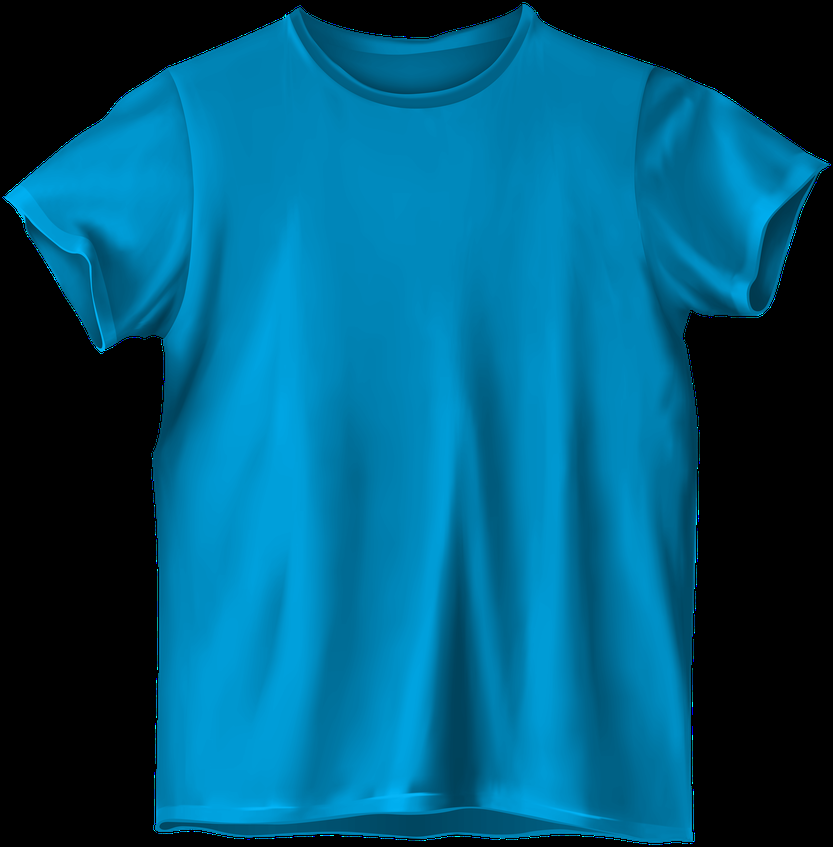
#> input picture shirt.png, 833 x 847 px, shrunk from 5903 x 6000 before the run
$ python some.py
#> lines starting #> are read from the running program, lines starting #| are printed output that depends on the picture; after the words box and inside, x2 and y2 are one past the last pixel; in counts of white or black regions, pixels touching at a corner belong together
import cv2
import numpy as np
from sklearn.cluster import KMeans
from skimage import measure
import svgwrite

# Load the image with transparency (RGBA)
image = cv2.imread('shirt.png', cv2.IMREAD_UNCHANGED)
#> image is the input picture: shape (847, 833, 4); mean B, G, R, A 118.2, 85.9, 0, 170.3

# Convert the image to RGB and remove alpha channel (since it's a transparent PNG)
image_rgb = cv2.cvtColor(image, cv2.COLOR_BGRA2RGB)

# Reshape the image to a list of pixels
pixels = image_rgb.reshape((-1, 3))

# Apply K-means clustering to reduce the number of colors (e.g., 10 colors)
num_colors = 10
kmeans = KMeans(n_clusters=num_colors, random_state=0).fit(pixels)

# Get the RGB values of the cluster centers (dominant colors)
dominant_colors = kmeans.cluster_centers_.astype(int)
#> dominant_colors = [[0, 0, 0], [0, 132, 181], [0, 87, 120], [0, 154, 212], [0, 101, 138], [0, 111, 154], [0, 140, 193], [0, 71, 98], [0, 123, 169], [0, 0, 255]]

# Recreate the image using the clustered colors
quantized_image = kmeans.cluster_centers_[kmeans.labels_].reshape(image_rgb.shape).astype(np.uint8)

# Convert the quantized image to grayscale and threshold for segmentation
gray_image = cv2.cvtColor(quantized_image, cv2.COLOR_RGB2GRAY)
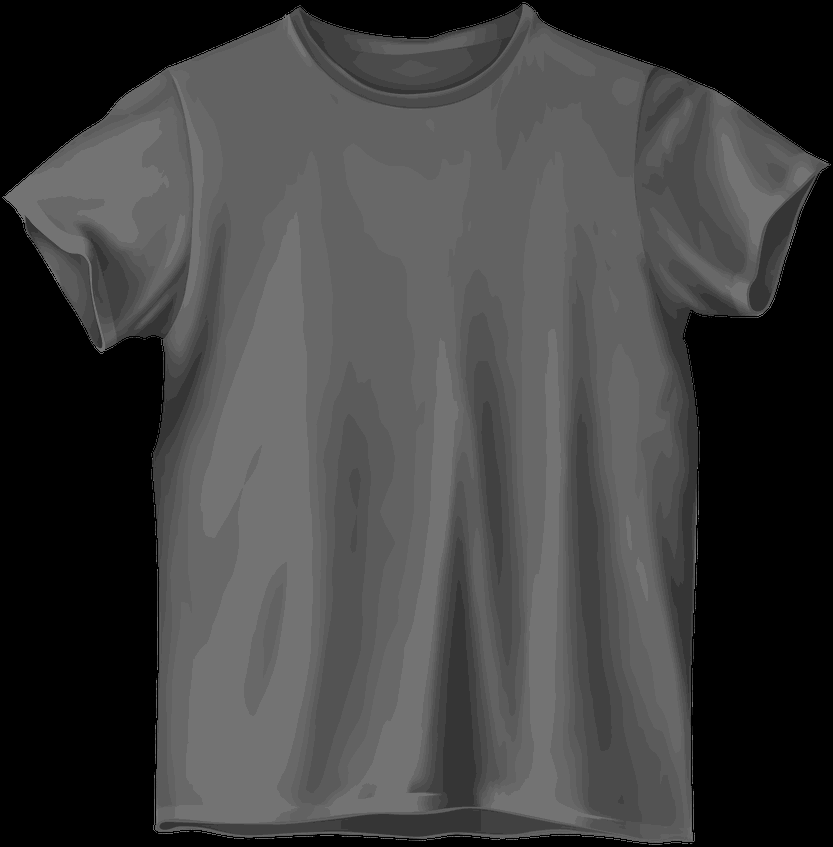
#> gray_image: shape (847, 833); min 0, max 115, mean 63.7
_, binary_image = cv2.threshold(gray_image, 1, 255, cv2.THRESH_BINARY)
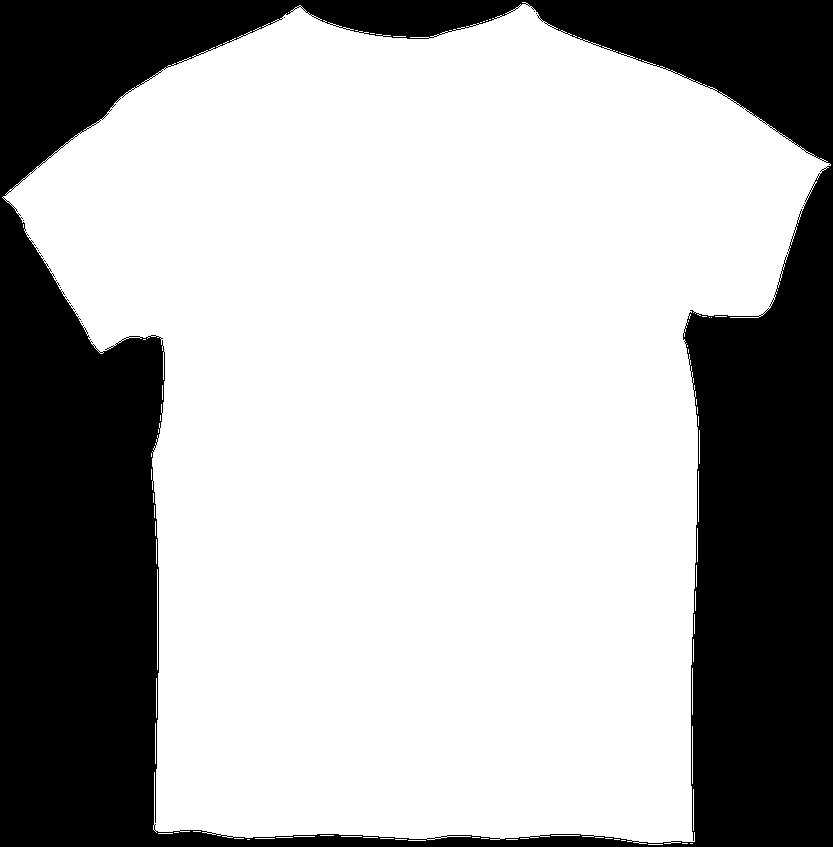
#> binary_image: shape (847, 833); 67.4% white; 11 black regions (10 under 20 px), largest, box (x1, y1, x2, y2) and area: (0, 0, 833, 847) 229922

# Find connected components (regions) in the segmented image
regions = measure.label(binary_image)
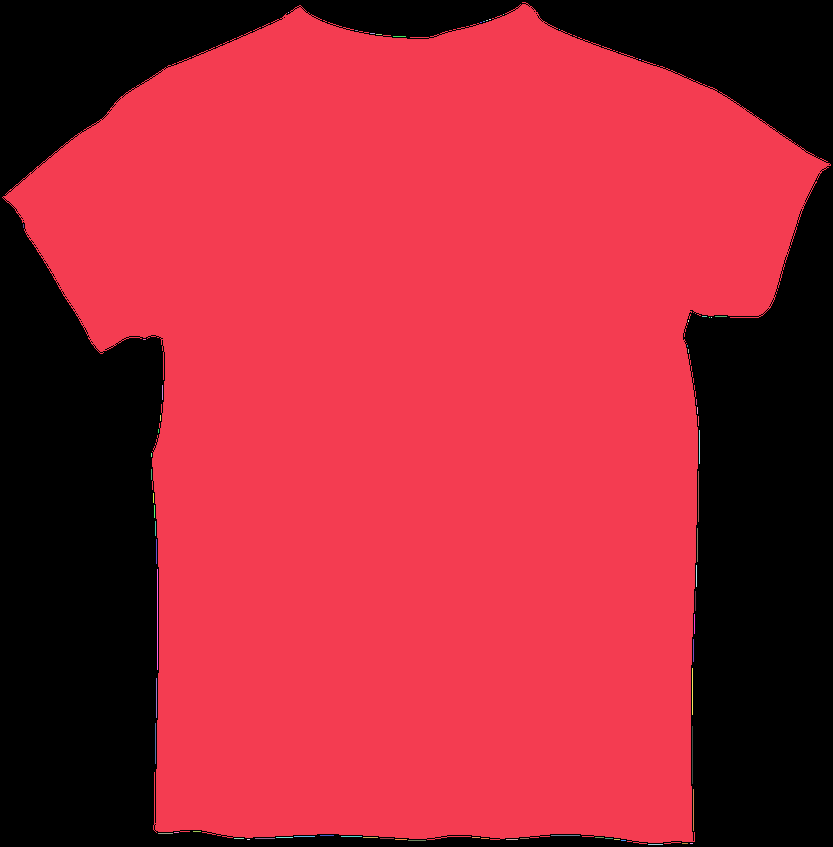
#> regions: shape (847, 833) int64; 74 distinct labels, from 0 to 73; one colour per label, 0 black

# Show segmented regions (just for visualization, optional)
import matplotlib.pyplot as plt
plt.imshow(regions)
plt.show()

$ run again, with sneaker.png copied over shirt.png
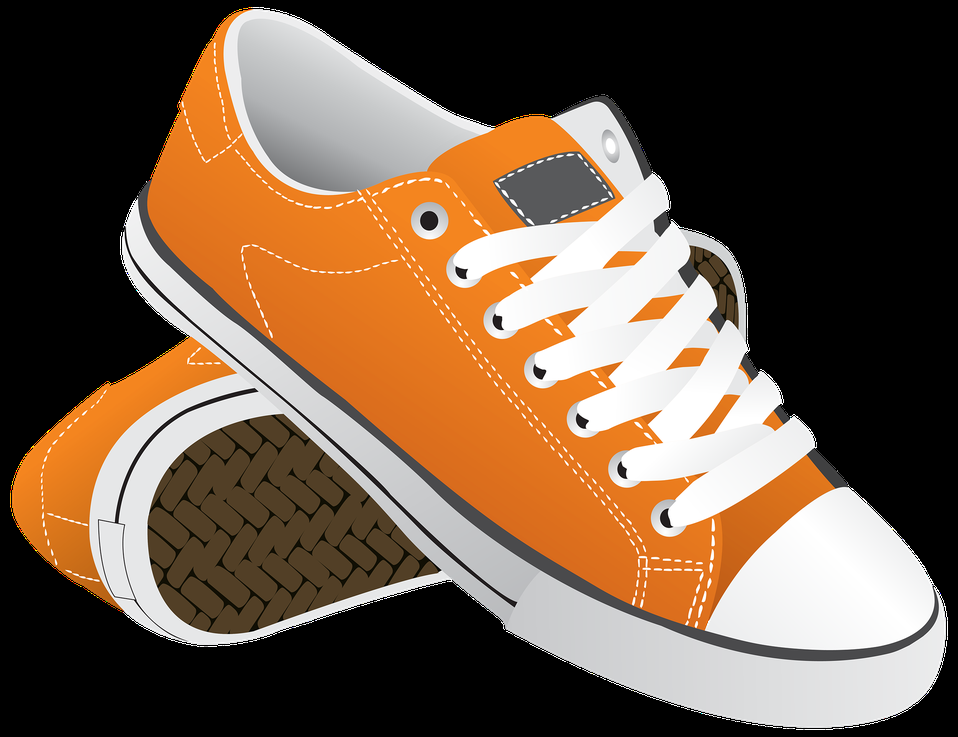
#> input picture sneaker.png, 958 x 737 px, shrunk from 2500 x 1923 before the run
#> image is the input picture: shape (737, 958, 4); mean B, G, R, A 70.8, 90.2, 113.2, 141.1
#> dominant_colors = [[229, 119, 29], [0, 0, 0], [231, 231, 232], [78, 61, 37], [187, 189, 191], [210, 210, 211], [146, 147, 148], [78, 77, 79], [238, 173, 110], [248, 249, 249]]
#> `_, binary_image = cv2.threshold(gray_image, 1, 255, cv2.THRESH_BINARY)`:
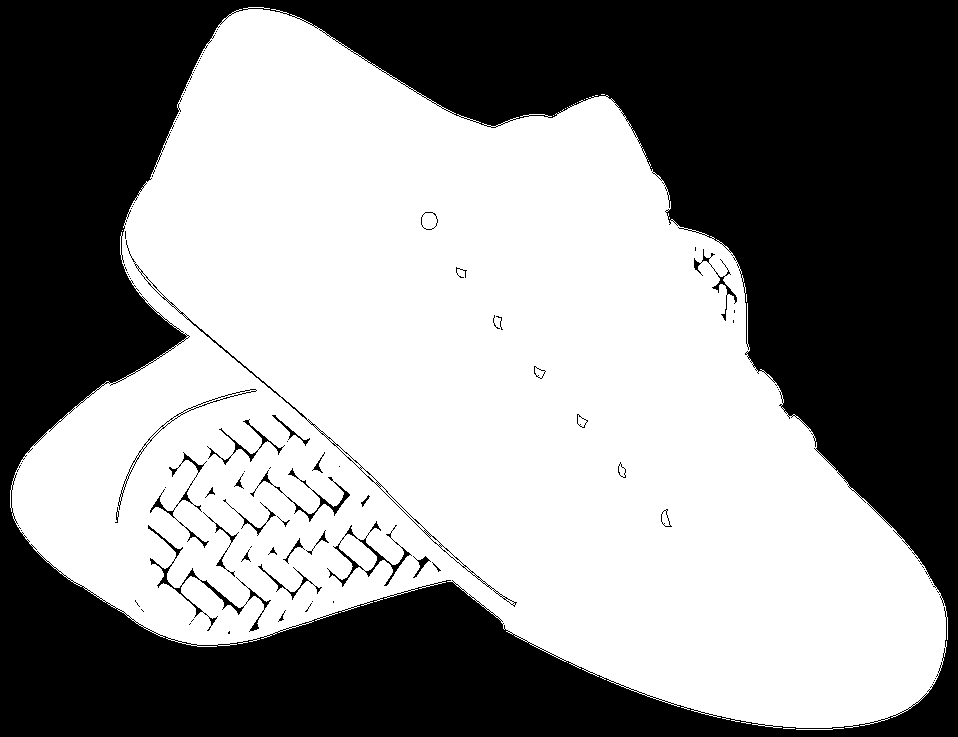
#> binary_image: shape (737, 958); 55.1% white; 105 black regions (73 under 20 px), largest, box (x1, y1, x2, y2) and area: (0, 0, 958, 737) 310876, (148, 525, 271, 632) 887, (126, 240, 517, 607) 871
#> `regions = measure.label(binary_image)`:
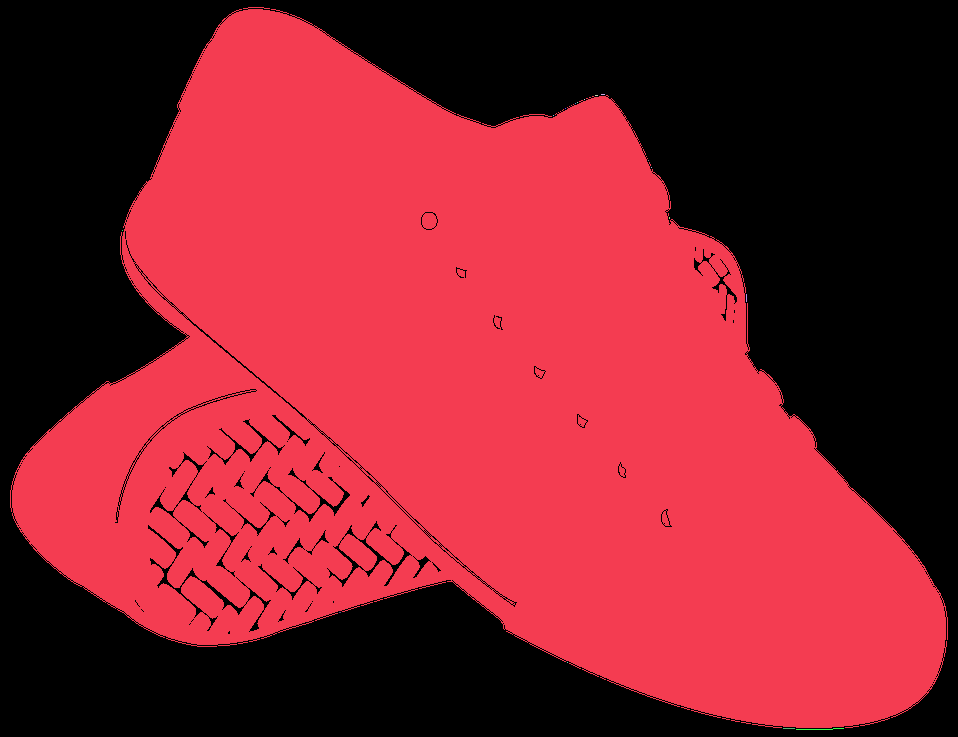
#> regions: shape (737, 958) int64; 18 distinct labels, from 0 to 17; one colour per label, 0 black
